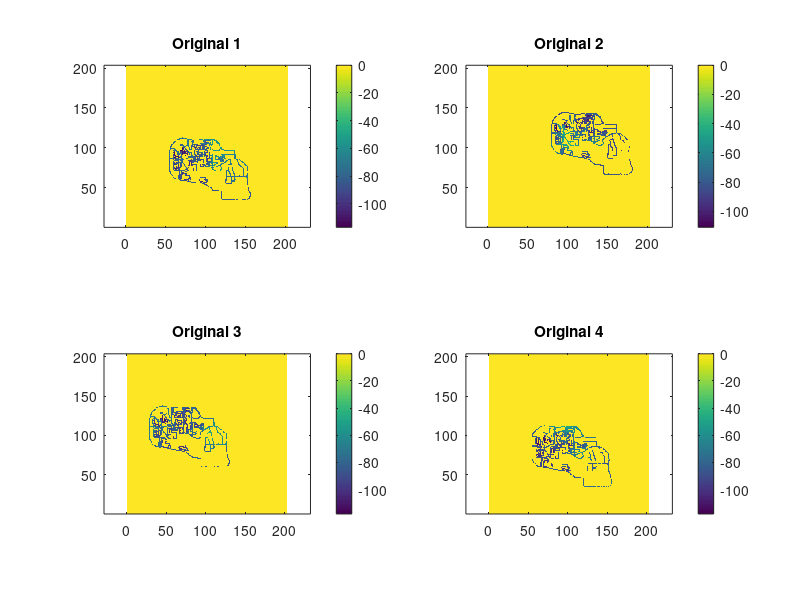
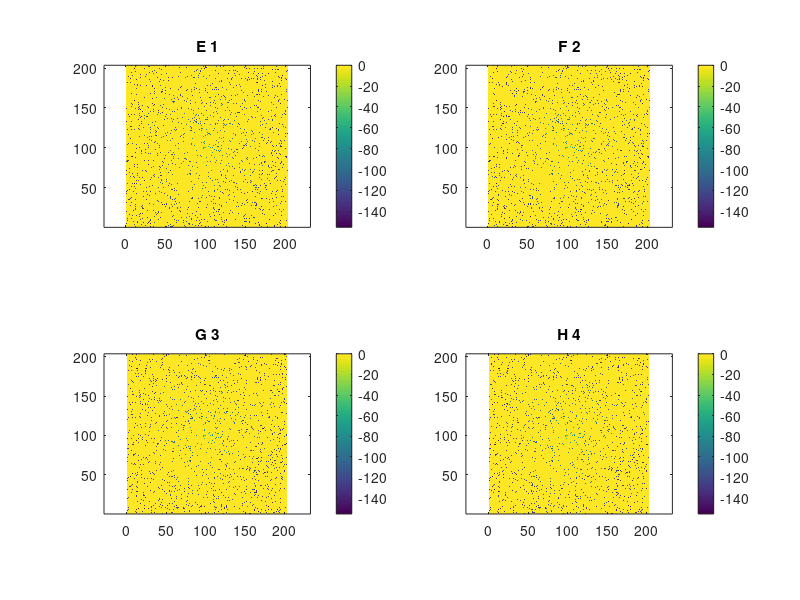

The MATLAB script that drew these images, in order:
%Visualize the default map data
% Eric Pate

load('Cell_Info.mat');
load('Fake_Data_EFGH.mat');

figure
subplot(2,2,1)
imagesc(Cell_Info_A.ReceivedPowerMap); % Plots a 2D image from a matrix
axis equal; % sets aspect ratio equal
axis xy; % vertical flip so (1,1) is at lower-left
colorbar; % puts a colorbar legend on right of graph
title('Original 1')

subplot(2,2,2)
imagesc(Cell_Info_B.ReceivedPowerMap); % Plots a 2D image from a matrix
axis equal; % sets aspect ratio equal
axis xy; % vertical flip so (1,1) is at lower-left
colorbar; % puts a colorbar legend on right of graph
title('Original 2')

subplot(2,2,3)
imagesc(Cell_Info_C.ReceivedPowerMap); % Plots a 2D image from a matrix
axis equal; % sets aspect ratio equal
axis xy; % vertical flip so (1,1) is at lower-left
colorbar; % puts a colorbar legend on right of graph
title('Original 3')

subplot(2,2,4)
imagesc(Cell_Info_D.ReceivedPowerMap); % Plots a 2D image from a matrix
axis equal; % sets aspect ratio equal
axis xy; % vertical flip so (1,1) is at lower-left
colorbar; % puts a colorbar legend on right of graph
title('Original 4')


%%%%%%%%%%%%%%%%%%%%%%%%%%%%%%%%%%%%%%%%%%%%%%%%%%%%%%%%%%%%%%%%%%%%%%%%%%%%%%%%%%%%%%%%%%%%%%%%%%%%%%%%%
figure
subplot(2,2,1)
imagesc(Cell_Info_E.ReceivedPowerMap); % Plots a 2D image from a matrix
axis equal; % sets aspect ratio equal
axis xy; % vertical flip so (1,1) is at lower-left
colorbar; % puts a colorbar legend on right of graph
title('E 1')

subplot(2,2,2)
imagesc(Cell_Info_F.ReceivedPowerMap); % Plots a 2D image from a matrix
axis equal; % sets aspect ratio equal
axis xy; % vertical flip so (1,1) is at lower-left
colorbar; % puts a colorbar legend on right of graph
title('F 2')

subplot(2,2,3)
imagesc(Cell_Info_G.ReceivedPowerMap); % Plots a 2D image from a matrix
axis equal; % sets aspect ratio equal
axis xy; % vertical flip so (1,1) is at lower-left
colorbar; % puts a colorbar legend on right of graph
title('G 3')

subplot(2,2,4)
imagesc(Cell_Info_H.ReceivedPowerMap); % Plots a 2D image from a matrix
axis equal; % sets aspect ratio equal
axis xy; % vertical flip so (1,1) is at lower-left
colorbar; % puts a colorbar legend on right of graph
title('H 4')